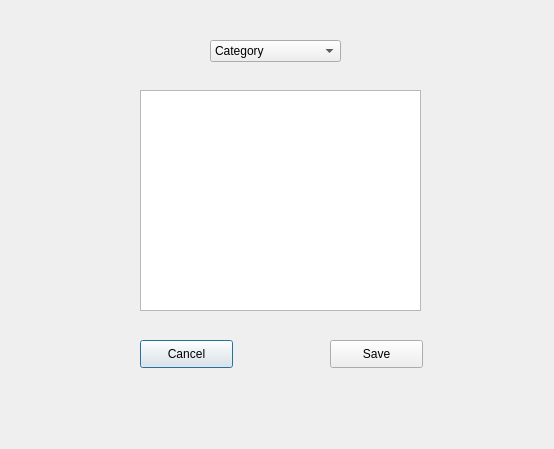
<?xml version="1.0" encoding="UTF-8"?>
<ui version="4.0">
 <class>editquote</class>
 <widget class="QDialog" name="editquote">
  <property name="geometry">
   <rect>
    <x>0</x>
    <y>0</y>
    <width>554</width>
    <height>449</height>
   </rect>
  </property>
  <property name="windowTitle">
   <string>Dialog</string>
  </property>
  <widget class="QComboBox" name="comboBox">
   <property name="geometry">
    <rect>
     <x>210</x>
     <y>40</y>
     <width>131</width>
     <height>22</height>
    </rect>
   </property>
   <item>
    <property name="text">
     <string>Category</string>
    </property>
   </item>
  </widget>
  <widget class="QPlainTextEdit" name="plainTextEdit">
   <property name="geometry">
    <rect>
     <x>140</x>
     <y>90</y>
     <width>281</width>
     <height>221</height>
    </rect>
   </property>
  </widget>
  <widget class="QPushButton" name="pushButton">
   <property name="geometry">
    <rect>
     <x>140</x>
     <y>340</y>
     <width>93</width>
     <height>28</height>
    </rect>
   </property>
   <property name="text">
    <string>Cancel</string>
   </property>
  </widget>
  <widget class="QPushButton" name="pushButton_2">
   <property name="geometry">
    <rect>
     <x>330</x>
     <y>340</y>
     <width>93</width>
     <height>28</height>
    </rect>
   </property>
   <property name="text">
    <string>Save</string>
   </property>
  </widget>
 </widget>
 <resources/>
 <connections/>
</ui>
